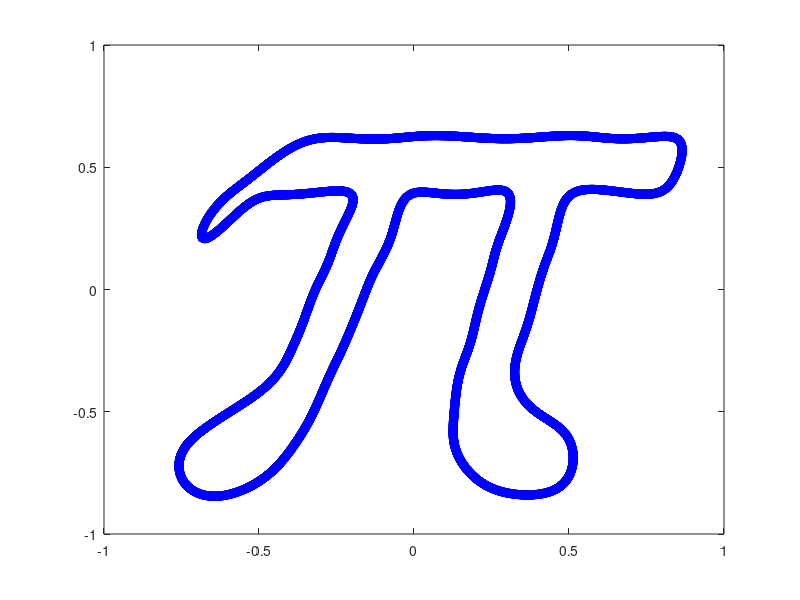

Source code (MATLAB):
%Evenly spaced node distribution on pi curve

close all
clear all

%---Inputs---
% xran = [-1.5 1.5]; yran = [-1.5 1.5]; % x and y range
% maxgN = 10080;  %maximum number of cloud nodes

% %---Parameterized Unit Circle---
% xfunc = @(th) cos(th);
% yfunc = @(th) sin(th);


%---Parameterized Pi Curve ---
xgamma=@(t) ((17/31).*sin((235/57)+(-32).*t)+(19/17).*sin((192/55)+(-30).*t)+(47/32).*sin((69/25)+(-29).*t)+(35/26).*sin((75/34)+(-27).*t)+(6/31).*sin((23/10)+(-26).*t)+(35/43).*sin((10/33)+(-25).*t)+(126/43).*sin((421/158)+(-24).*t)+(143/57).*sin((35/22)+(-22).*t)+(106/27).*sin((84/29)+(-21).*t)+(88/25).*sin((23/27)+(-20).*t)+(74/27).*sin((53/22)+(-19).*t)+(44/53).*sin((117/25)+(-18).*t)+(126/25).*sin((88/49)+(-17).*t)+(79/11).*sin((43/26)+(-16).*t)+(43/12).*sin((41/17)+(-15).*t)+(47/27).*sin((244/81)+(-14).*t)+(8/5).*sin((79/19)+(-13).*t)+(373/46).*sin((109/38)+(-12).*t)+(1200/31).*sin((133/74)+(-11).*t)+(67/24).*sin((157/61)+(-10).*t)+(583/28).*sin((13/8)+(-8).*t)+(772/35).*sin((59/16)+(-7).*t)+(3705/46).*sin((117/50)+(-6).*t)+(862/13).*sin((19/8)+(-5).*t)+(6555/34).*sin((157/78)+(-3).*t)+(6949/13).*sin((83/27)+(-1).*t)+(-6805/54).*sin((1/145)+2.*t)+(-5207/37).*sin((49/74)+4.*t)+(-1811/58).*sin((55/43)+9.*t)+(-63/20).*sin((2/23)+23.*t)+(-266/177).*sin((13/18)+28.*t)+(-2/21).*sin((7/16)+31.*t))/1000;
ygamma=@(t) ((70/37).*sin((65/32)+(-32).*t)+(11/12).*sin((98/41)+(-31).*t)+(26/29).*sin((35/12)+(-30).*t)+(54/41).*sin((18/7)+(-29).*t)+(177/71).*sin((51/19)+(-27).*t)+(52/33).*sin((133/52)+(-26).*t)+(59/34).*sin((125/33)+(-26).*t)+(98/29).*sin((18/11)+(-25).*t)+(302/75).*sin((59/22)+(-24).*t)+(104/9).*sin((118/45)+(-22).*t)+(52/33).*sin((133/52)+(-21).*t)+(37/45).*sin((61/14)+(-20).*t)+(143/46).*sin((144/41)+(-19).*t)+(254/47).*sin((19/52)+(-18).*t)+(246/35).*sin((92/25)+(-17).*t)+(722/111).*sin((176/67)+(-16).*t)+(136/23).*sin((3/19)+(-15).*t)+(273/25).*sin((32/21)+(-13).*t)+(229/33).*sin((117/28)+(-12).*t)+(19/4).*sin((43/11)+(-11).*t)+(135/8).*sin((23/10)+(-10).*t)+(205/6).*sin((33/23)+(-8).*t)+(679/45).*sin((55/12)+(-7).*t)+(101/8).*sin((11/12)+(-6).*t)+(2760/59).*sin((40/11)+(-5).*t)+(1207/18).*sin((21/23)+(-4).*t)+(8566/27).*sin((39/28)+(-3).*t)+(12334/29).*sin((47/37)+(-2).*t)+(15410/39).*sin((185/41)+(-1).*t)+(-596/17).*sin((3/26)+9.*t)+(-247/28).*sin((25/21)+14.*t)+(-458/131).*sin((21/37)+23.*t)+(-41/36).*sin((7/8)+28.*t))/1000;
xpgamma =@(t) (-544/31).*cos((235/57)+(-32).*t)+(-570/17).*cos((192/55)+(-30).*t)+(-1363/32).*cos((69/25)+(-29).*t)+(-945/26).*cos((75/34)+(-27).*t)+(-156/31).*cos((23/10)+(-26).*t)+(-875/43).*cos((10/33)+(-25).*t)+(-3024/43).*cos((421/158)+(-24).*t)+(-3146/57).*cos((35/22)+(-22).*t)+(-742/9).*cos((84/29)+(-21).*t)+(-352/5).*cos((23/27)+(-20).*t)+(-1406/27).*cos((53/22)+(-19).*t)+(-792/53).*cos((117/25)+(-18).*t)+(-2142/25).*cos((88/49)+(-17).*t)+(-1264/11).*cos((43/26)+(-16).*t)+(-215/4).*cos((41/17)+(-15).*t)+(-658/27).*cos((244/81)+(-14).*t)+(-104/5).*cos((79/19)+(-13).*t)+(-2238/23).*cos((109/38)+(-12).*t)+(-13200/31).*cos((133/74)+(-11).*t)+(-335/12).*cos((157/61)+(-10).*t)+(-1166/7).*cos((13/8)+(-8).*t)+(-772/5).*cos((59/16)+(-7).*t)+(-11115/23).*cos((117/50)+(-6).*t)+(-4310/13).*cos((19/8)+(-5).*t)+(-19665/34).*cos((157/78)+(-3).*t)+(-6949/13).*cos((83/27)+(-1).*t)+(-6805/27).*cos((1/145)+2.*t)+(-20828/37).*cos((49/74)+4.*t)+(-16299/58).*cos((55/43)+9.*t)+(-1449/20).*cos((2/23)+23.*t)+(-7448/177).*cos((13/18)+28.*t)+(-62/21).*cos((7/16)+31.*t);
ypgamma =@(t) (-2240/37).*cos((65/32)+(-32).*t)+(-341/12).*cos((98/41)+(-31).*t)+(-780/29).*cos((35/12)+(-30).*t)+(-1566/41).*cos((18/7)+(-29).*t)+(-4779/71).*cos((51/19)+(-27).*t)+(-1352/33).*cos((133/52)+(-26).*t)+(-767/17).*cos((125/33)+(-26).*t)+(-2450/29).*cos((18/11)+(-25).*t)+(-2416/25).*cos((59/22)+(-24).*t)+(-2288/9).*cos((118/45)+(-22).*t)+(-364/11).*cos((133/52)+(-21).*t)+(-148/9).*cos((61/14)+(-20).*t)+(-2717/46).*cos((144/41)+(-19).*t)+(-4572/47).*cos((19/52)+(-18).*t)+(-4182/35).*cos((92/25)+(-17).*t)+(-11552/111).*cos((176/67)+(-16).*t)+(-2040/23).*cos((3/19)+(-15).*t)+(-3549/25).*cos((32/21)+(-13).*t)+(-916/11).*cos((117/28)+(-12).*t)+(-209/4).*cos((43/11)+(-11).*t)+(-675/4).*cos((23/10)+(-10).*t)+(-820/3).*cos((33/23)+(-8).*t)+(-4753/45).*cos((55/12)+(-7).*t)+(-303/4).*cos((11/12)+(-6).*t)+(-13800/59).*cos((40/11)+(-5).*t)+(-2414/9).*cos((21/23)+(-4).*t)+(-8566/9).*cos((39/28)+(-3).*t)+(-24668/29).*cos((47/37)+(-2).*t)+(-15410/39).*cos((185/41)+(-1).*t)+(-5364/17).*cos((3/26)+9.*t)+(-247/2).*cos((25/21)+14.*t)+(-10534/131).*cos((21/37)+23.*t)+(-287/9).*cos((7/8)+28.*t);


% %---Node Distribution---
% box = [xran yran]; % bounding box
% 
% %generate background nodes
% [X,Y] = hex(maxgN,box); % hexagonal grid for background nodes
% 
% 
% figure
% hold on
% plot(X,Y,'x')
% 
% %compute average distance of nodes in node cloud
% [idx,dist] = knnsearch([X,Y],[X,Y],'K',7);

% %uncomment to plot nearest neighbors
% N = length(x);
% figure
% axis equal
% for i = 1:N
% hold on
% plot(x,y,'w*')
% plot(x,y,'ko')
% plot((x(N+1:length(x(:,1)),1)),(y(N+1:length(y(:,1)),1)),'b*')
% plot((x(idx(i,:),1)),(y(idx(i,:),1)),'r*')
% plot((x(i,1)),(y(i,1)),'g*')
% if i >1
% for j = 1:i-1
%     plot((x(j,1)),(y(j,1)),'mx')
% end
% end
% pause
% end


% hdist = mean(dist);
% h = (hdist(:,2)+hdist(:,3))/2;
% 
% cN = round((2*pi)/h);  %number of nodes on curve

cN = 9000;

t = linspace(0,2*pi,cN);

%storage for nodes on curve

gamma = zeros(cN,2);

gamma(:,1) = xgamma(t);
gamma(:,2) = ygamma(t);

figure
axis equal
% hold on
% plot(X,Y,'rx')
plot(gamma(:,1),gamma(:,2),'bo')

% clear idx dist
% 
% [idx,dist]=knnsearch([X,Y],gamma,'K',50);
% 
% 
% 
% 
% for i = 1:size(dist,1)
%    for j = 1:size(dist,2)
%       if dist(i,j) < 0.75*h
%          X(idx(i,j),:) = 90;
%          Y(idx(i,j),:) = 90;
%          idx(i,j) = NaN;
%          dist(i,j) = NaN;
%       end
%    end
% end
% 
% kf = size(X,1);
% for k = 1:(kf)
%     
%     if X(kf+1-k,1) == 90
%         X(kf+1-k,:) = [];
%         Y(kf+1-k,:) = [];
%     end
% % if X(k,1) == 90
% %     X(k,:) =[];
% %     Y(k,:) = [];
% % end
% end
% 
% 
% 
% figure
% axis equal
% hold on
% plot(X,Y,'rx')
% plot(gamma(:,1),gamma(:,2),'bo')
% 
% 







